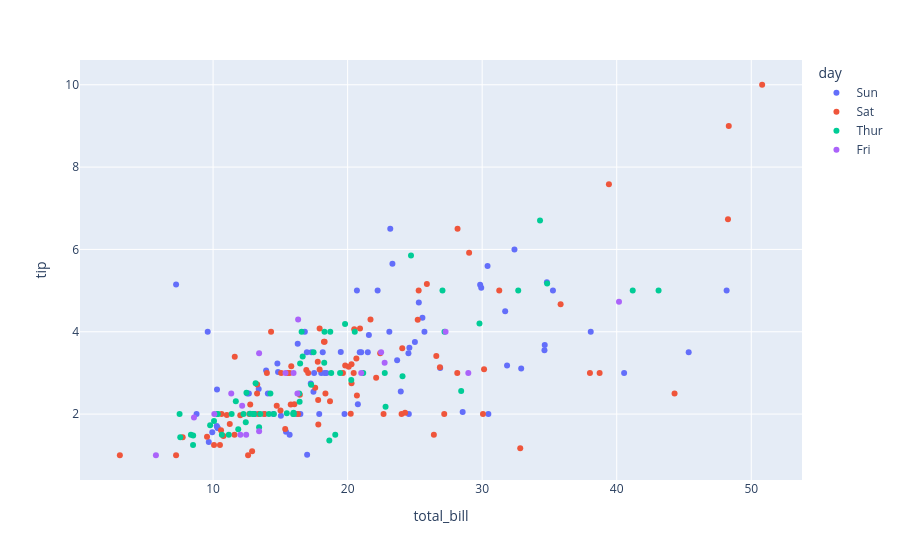

Notebook cell for this chart:
### Markdown cell above
## Gráfico de Dispersão

### Code cell
px.scatter(df, x="total_bill", y="tip", color="day", hover_name="time")

### Figure 1 — Plotly figure (JSON) as saved in the notebook; plotly's stock layout.template omitted (floating-point values rounded to 4 significant figures)
{"data": [{"hovertemplate": "<b>%{hovertext}</b><br><br>day=Sun<br>total_bill=%{x}<br>tip=%{y}<extra></extra>", "hovertext": ["Dinner", "Dinner", "Dinner", "Dinner", "Dinner", "Dinner", "Dinner", "Dinner", "Dinner", "Dinner", "Dinner", "Dinner", "Dinner", "Dinner", "Dinner", "Dinner", "Dinner", "Dinner", "Dinner", "Dinner", "Dinner", "Dinner", "Dinner", "Dinner", "Dinner", "Dinner", "Dinner", "Dinner", "Dinner", "Dinner", "Dinner", "Dinner", "Dinner", "Dinner", "Dinner", "Dinner", "Dinner", "Dinner", "Dinner", "Dinner", "Dinner", "Dinner", "Dinner", "Dinner", "Dinner", "Dinner", "Dinner", "Dinner", "Dinner", "Dinner", "Dinner", "Dinner", "Dinner", "Dinner", "Dinner", "Dinner", "Dinner", "Dinner", "Dinner", "Dinner", "Dinner", "Dinner", "Dinner", "Dinner", "Dinner", "Dinner", "Dinner", "Dinner", "Dinner", "Dinner", "Dinner", "Dinner", "Dinner", "Dinner", "Dinner", "Dinner"], "legendgroup": "Sun", "marker": {"color": "#636efa", "symbol": "circle"}, "mode": "markers", "name": "Sun", "orientation": "v", "showlegend": true, "type": "scatter", "x": [16.99, 10.34, 21.01, 23.68, 24.59, 25.29, 8.77, 26.88, 15.04, 14.78, 10.27, 35.26, 15.42, 18.43, 14.83, 21.58, 10.33, 16.29, 16.97, 17.46, 13.94, 9.68, 30.4, 18.29, 22.23, 32.4, 28.55, 18.04, 12.54, 10.29, 34.81, 9.94, 25.56, 19.49, 38.07, 23.95, 25.71, 17.31, 29.93, 14.07, 13.13, 17.26, 24.55, 19.77, 29.85, 48.17, 25.0, 13.39, 16.49, 21.5, 12.66, 16.21, 13.81, 17.51, 24.52, 20.76, 31.71, 7.25, 31.85, 16.82, 32.9, 17.89, 14.48, 9.6, 34.63, 34.65, 23.33, 45.35, 23.17, 40.55, 20.69, 20.9, 30.46, 18.15, 23.1, 15.69], "xaxis": "x", "y": [1.01, 1.66, 3.5, 3.31, 3.61, 4.71, 2.0, 3.12, 1.96, 3.23, 1.71, 5.0, 1.57, 3.0, 3.02, 3.92, 1.67, 3.71, 3.5, 2.54, 3.06, 1.32, 5.6, 3.0, 5.0, 6.0, 2.05, 3.0, 2.5, 2.6, 5.2, 1.56, 4.34, 3.51, 4.0, 2.55, 4.0, 3.5, 5.07, 2.5, 2.0, 2.74, 2.0, 2.0, 5.14, 5.0, 3.75, 2.61, 2.0, 3.5, 2.5, 2.0, 2.0, 3.0, 3.48, 2.24, 4.5, 5.15, 3.18, 4.0, 3.11, 2.0, 2.0, 4.0, 3.55, 3.68, 5.65, 3.5, 6.5, 3.0, 5.0, 3.5, 2.0, 3.5, 4.0, 1.5], "yaxis": "y"}, {"hovertemplate": "<b>%{hovertext}</b><br><br>day=Sat<br>total_bill=%{x}<br>tip=%{y}<extra></extra>", "hovertext": ["Dinner", "Dinner", "Dinner", "Dinner", "Dinner", "Dinner", "Dinner", "Dinner", "Dinner", "Dinner", "Dinner", "Dinner", "Dinner", "Dinner", "Dinner", "Dinner", "Dinner", "Dinner", "Dinner", "Dinner", "Dinner", "Dinner", "Dinner", "Dinner", "Dinner", "Dinner", "Dinner", "Dinner", "Dinner", "Dinner", "Dinner", "Dinner", "Dinner", "Dinner", "Dinner", "Dinner", "Dinner", "Dinner", "Dinner", "Dinner", "Dinner", "Dinner", "Dinner", "Dinner", "Dinner", "Dinner", "Dinner", "Dinner", "Dinner", "Dinner", "Dinner", "Dinner", "Dinner", "Dinner", "Dinner", "Dinner", "Dinner", "Dinner", "Dinner", "Dinner", "Dinner", "Dinner", "Dinner", "Dinner", "Dinner", "Dinner", "Dinner", "Dinner", "Dinner", "Dinner", "Dinner", "Dinner", "Dinner", "Dinner", "Dinner", "Dinner", "Dinner", "Dinner", "Dinner", "Dinner", "Dinner", "Dinner", "Dinner", "Dinner", "Dinner", "Dinner", "Dinner"], "legendgroup": "Sat", "marker": {"color": "#EF553B", "symbol": "circle"}, "mode": "markers", "name": "Sat", "orientation": "v", "showlegend": true, "type": "scatter", "x": [20.65, 17.92, 20.29, 15.77, 39.42, 19.82, 17.81, 13.37, 12.69, 21.7, 19.65, 9.55, 18.35, 15.06, 20.69, 17.78, 24.06, 16.31, 16.93, 18.69, 31.27, 16.04, 38.01, 26.41, 11.24, 48.27, 20.29, 13.81, 11.02, 18.29, 17.59, 20.08, 16.45, 3.07, 20.23, 15.01, 12.02, 17.07, 26.86, 25.28, 14.73, 10.51, 17.92, 44.3, 22.42, 20.92, 15.36, 20.49, 25.21, 18.24, 14.31, 14.0, 7.25, 10.59, 10.63, 50.81, 15.81, 26.59, 38.73, 24.27, 12.76, 30.06, 25.89, 48.33, 13.27, 28.17, 12.9, 28.15, 11.59, 7.74, 30.14, 20.45, 13.28, 22.12, 24.01, 15.69, 11.61, 10.77, 15.53, 10.07, 12.6, 32.83, 35.83, 29.03, 27.18, 22.67, 17.82], "xaxis": "x", "y": [3.35, 4.08, 2.75, 2.23, 7.58, 3.18, 2.34, 2.0, 2.0, 4.3, 3.0, 1.45, 2.5, 3.0, 2.45, 3.27, 3.6, 2.0, 3.07, 2.31, 5.0, 2.24, 3.0, 1.5, 1.76, 6.73, 3.21, 2.0, 1.98, 3.76, 2.64, 3.15, 2.47, 1.0, 2.01, 2.09, 1.97, 3.0, 3.14, 5.0, 2.2, 1.25, 3.08, 2.5, 3.48, 4.08, 1.64, 4.06, 4.29, 3.76, 4.0, 3.0, 1.0, 1.61, 2.0, 10.0, 3.16, 3.41, 3.0, 2.03, 2.23, 2.0, 5.16, 9.0, 2.5, 6.5, 1.1, 3.0, 1.5, 1.44, 3.09, 3.0, 2.72, 2.88, 2.0, 3.0, 3.39, 1.47, 3.0, 1.25, 1.0, 1.17, 4.67, 5.92, 2.0, 2.0, 1.75], "yaxis": "y"}, {"hovertemplate": "<b>%{hovertext}</b><br><br>day=Thur<br>total_bill=%{x}<br>tip=%{y}<extra></extra>", "hovertext": ["Lunch", "Lunch", "Lunch", "Lunch", "Lunch", "Lunch", "Lunch", "Lunch", "Lunch", "Lunch", "Lunch", "Lunch", "Lunch", "Lunch", "Lunch", "Lunch", "Lunch", "Lunch", "Lunch", "Lunch", "Lunch", "Lunch", "Lunch", "Lunch", "Lunch", "Lunch", "Lunch", "Lunch", "Lunch", "Lunch", "Lunch", "Lunch", "Lunch", "Lunch", "Lunch", "Lunch", "Lunch", "Lunch", "Lunch", "Lunch", "Lunch", "Lunch", "Lunch", "Lunch", "Lunch", "Lunch", "Lunch", "Lunch", "Lunch", "Lunch", "Lunch", "Lunch", "Lunch", "Lunch", "Lunch", "Lunch", "Lunch", "Lunch", "Lunch", "Lunch", "Lunch", "Dinner"], "legendgroup": "Thur", "marker": {"color": "#00cc96", "symbol": "circle"}, "mode": "markers", "name": "Thur", "orientation": "v", "showlegend": true, "type": "scatter", "x": [27.2, 22.76, 17.29, 19.44, 16.66, 10.07, 32.68, 15.98, 34.83, 13.03, 18.28, 24.71, 21.16, 10.65, 12.43, 24.08, 11.69, 13.42, 14.26, 15.95, 12.48, 29.8, 8.52, 14.52, 11.38, 22.82, 19.08, 20.27, 11.17, 12.26, 18.26, 8.51, 10.33, 14.15, 16.0, 13.16, 17.47, 34.3, 41.19, 27.05, 16.43, 8.35, 18.64, 11.87, 9.78, 7.51, 19.81, 28.44, 15.48, 16.58, 7.56, 10.34, 43.11, 13.0, 13.51, 18.71, 12.74, 13.0, 16.4, 20.53, 16.47, 18.78], "xaxis": "x", "y": [4.0, 3.0, 2.71, 3.0, 3.4, 1.83, 5.0, 2.03, 5.17, 2.0, 4.0, 5.85, 3.0, 1.5, 1.8, 2.92, 2.31, 1.68, 2.5, 2.0, 2.52, 4.2, 1.48, 2.0, 2.0, 2.18, 1.5, 2.83, 1.5, 2.0, 3.25, 1.25, 2.0, 2.0, 2.0, 2.75, 3.5, 6.7, 5.0, 5.0, 2.3, 1.5, 1.36, 1.63, 1.73, 2.0, 4.19, 2.56, 2.02, 4.0, 1.44, 2.0, 5.0, 2.0, 2.0, 4.0, 2.01, 2.0, 2.5, 4.0, 3.23, 3.0], "yaxis": "y"}, {"hovertemplate": "<b>%{hovertext}</b><br><br>day=Fri<br>total_bill=%{x}<br>tip=%{y}<extra></extra>", "hovertext": ["Dinner", "Dinner", "Dinner", "Dinner", "Dinner", "Dinner", "Dinner", "Dinner", "Dinner", "Dinner", "Dinner", "Dinner", "Lunch", "Lunch", "Lunch", "Lunch", "Lunch", "Lunch", "Lunch"], "legendgroup": "Fri", "marker": {"color": "#ab63fa", "symbol": "circle"}, "mode": "markers", "name": "Fri", "orientation": "v", "showlegend": true, "type": "scatter", "x": [28.97, 22.49, 5.75, 16.32, 22.75, 40.17, 27.28, 12.03, 21.01, 12.46, 11.35, 15.38, 12.16, 13.42, 8.58, 15.98, 13.42, 16.27, 10.09], "xaxis": "x", "y": [3.0, 3.5, 1.0, 4.3, 3.25, 4.73, 4.0, 1.5, 3.0, 1.5, 2.5, 3.0, 2.2, 3.48, 1.92, 3.0, 1.58, 2.5, 2.0], "yaxis": "y"}], "layout": {"legend": {"title": {"text": "day"}, "tracegroupgap": 0}, "margin": {"t": 60}, "xaxis": {"anchor": "y", "domain": [0, 1], "title": {"text": "total_bill"}}, "yaxis": {"anchor": "x", "domain": [0, 1], "title": {"text": "tip"}}}}
